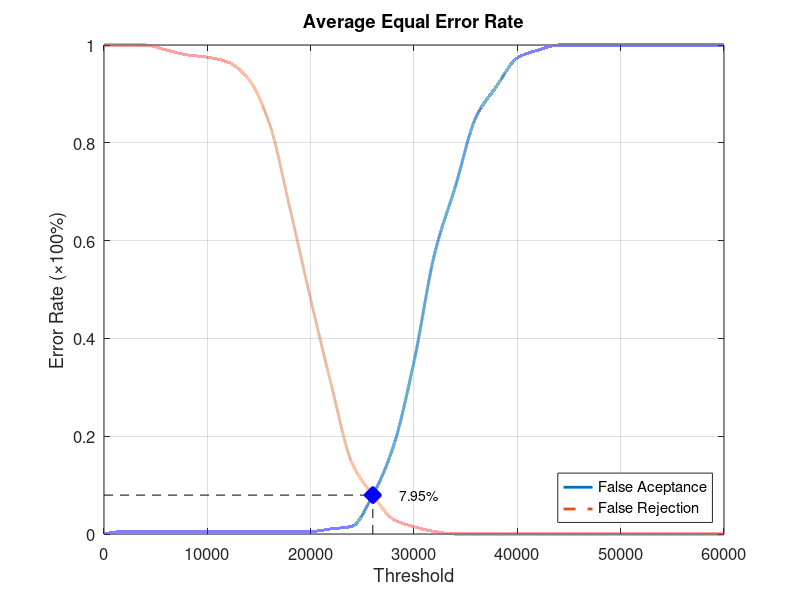
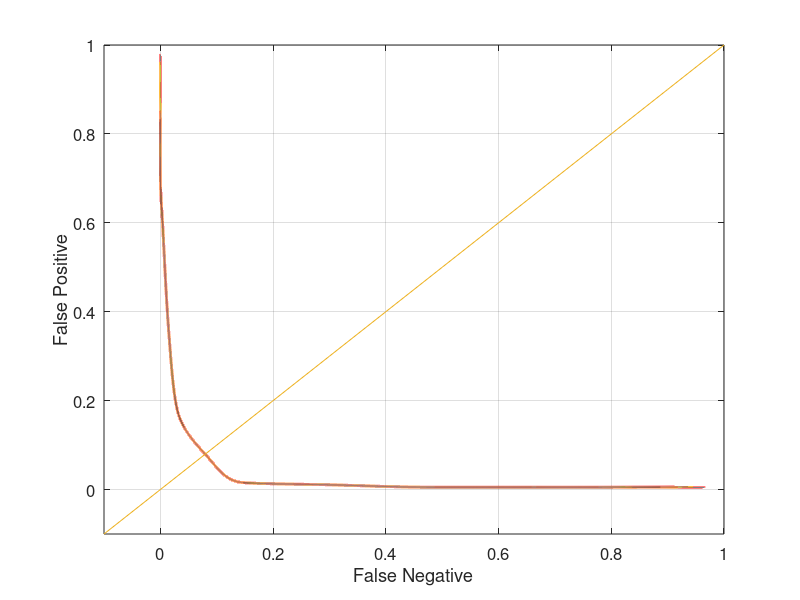

MATLAB code for these plots, in order:
function yEER = Database2_4
close all;
clear;
clc;
x = 0:2000:60000;
xq = 0:0.5:60000;

y0 = [0 0.00526316 0.00526316 0.00526316 0.00526316 0.00526316 0.00526316 0.00526316 0.00526316 0.00526316 0.00526316 0.0105263 0.0157895 0.0789474 0.178947 0.352632 0.573684 0.710526 0.852632 0.915789 0.973684 0.989474 1 1 1 1 1 1 1 1 1];
yy0 = interp1(x, y0, xq, 'pchip');
y1 = [1 1 1 0.99 0.98 0.975 0.965 0.93 0.84 0.665 0.48 0.305 0.145 0.08 0.03 0.015 0.005 0 0 0 0 0 0 0 0 0 0 0 0 0 0];
yy1 = interp1(x, y1, xq, 'pchip');

% Calculating EER: 
y2 = abs(y0 - y1);
find(y2 == min(y2))
yy2 = abs(yy0 - yy1);
xEER = find(yy2 == min(yy2));
xEERIndex = xq(xEER) % X-axis EER
yEER = yy0(xEER) % Y-axis EER

main = figure
plot(xq, yy0,'-','LineWidth', 2);	hold on
plot(xq, yy1,'--','LineWidth', 2);	hold on
plot([xEERIndex xEERIndex], [0 yEER], 'k--');	hold on
plot([0 xEERIndex], [yEER yEER], 'k--');	hold on
plot(xEERIndex, yEER, 'bx', 'LineWidth', 10);	hold on
text(xEERIndex + 10 * xEERIndex / 100, yEER, [num2str(round((10000 * yEER)) / 100) '%'])
legend('False Aceptance', 'False Rejection', 'Location', 'SouthEast')
xlabel('Threshold')
ylabel('Error Rate (\times100%)')
title('Average Equal Error Rate')
set(gca, 'FontSize', 12)
axis([0 60000 0 1])
grid on

print(main, 'Database2_4Main', '-dpng');
FNRxFPR = figure('Color', [1 1 1]);
plot(yy1, yy0, '-', yy1, yy0, 'LineWidth', 2);
hold on
y = -0.1:0.1:1
plot(y, y); 
set(gca, 'FontSize', 12)
xlabel('False Negative')
ylabel('False Positive')
axis([-0.1 1 -0.1 1])
set(gca, 'FontSize', 12)
grid on

print(FNRxFPR, 'Database2_4FNRxFPR','-dpng');
end
